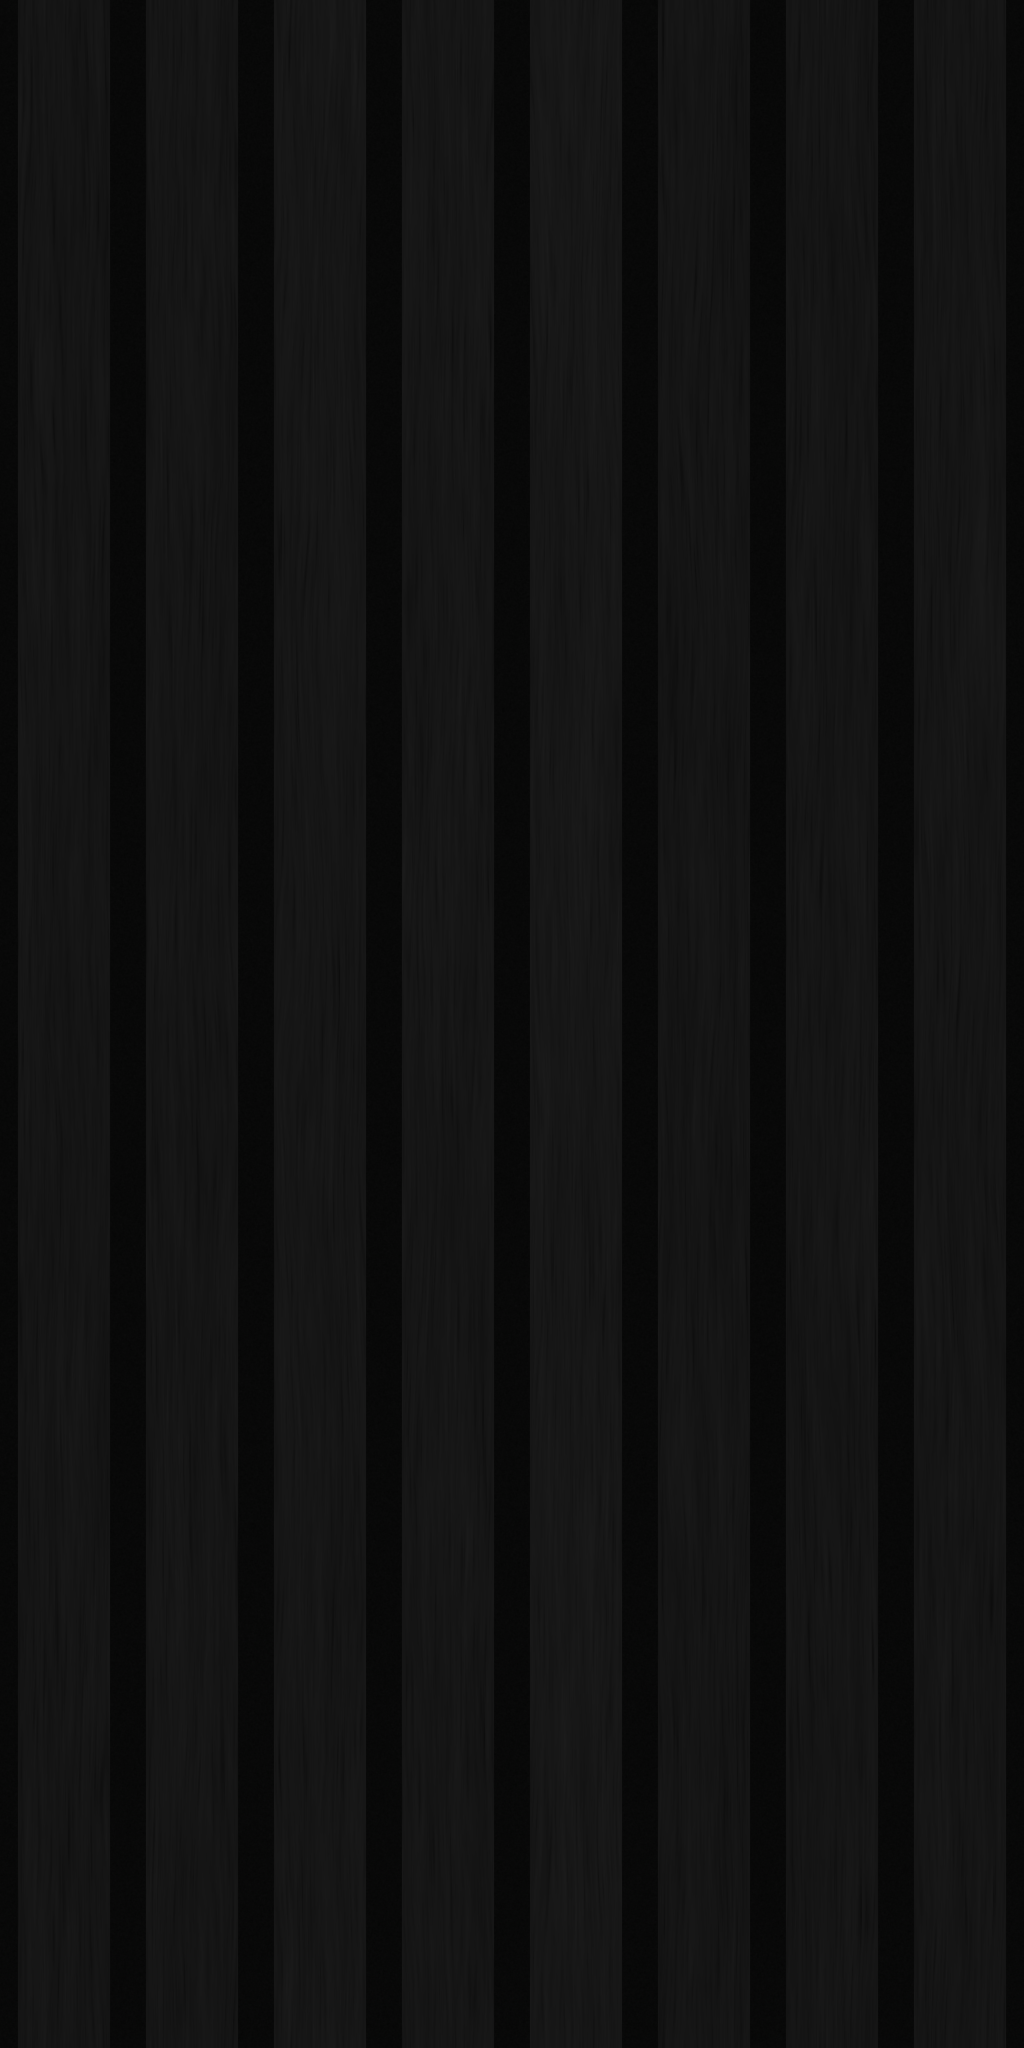

Generate this figure with Python:
from pathlib import Path
import json
import numpy as np
from PIL import Image, ImageDraw
from scipy.ndimage import gaussian_filter, map_coordinates

ROOT = Path(__file__).resolve().parent
W, H = 1024, 2048
WIDTH_MM, HEIGHT_MM = 300.0, 600.0
SLAT_MM, GAP_MM, RISE_MM = 27.0, 10.5, 5.0
rng = np.random.default_rng(19427)


def field(shape, sy, sx):
    a = gaussian_filter(rng.standard_normal(shape), (sy, sx), mode='wrap')
    return (a - a.mean()) / max(a.std(), 1e-8)


def save(name, a):
    Image.fromarray(np.uint8(np.clip(np.rint(a), 0, 255))).save(ROOT / name)


def main():
    photo = np.asarray(Image.open(ROOT / 'main.png').convert('RGB'), dtype=float)
    samples = photo[100:700, 550:1200].reshape(-1, 3)
    lum = samples.mean(axis=1)
    samples = samples[(lum > 12) & (lum < 38) & (samples.max(axis=1) - samples.min(axis=1) < 7)]
    wood_color = np.median(samples, axis=0)
    felt_color = np.array([8.0, 8.2, 8.0])
    y, x = np.mgrid[:H, :W]
    pitch_px = W // 8
    local_mm = ((x + 0.5) % pitch_px) * WIDTH_MM / W
    distance = SLAT_MM / 2 - np.abs(local_mm - (SLAT_MM + GAP_MM) / 2)
    mask = np.clip(distance / (WIDTH_MM / W) + 0.5, 0, 1)
    # The 5 mm relief sits on 5 mm felt; the small edge radius is visual, not specified.
    edge = np.clip(distance / 0.65, 0, 1)
    profile = edge * edge * (3 - 2 * edge)
    felt = field((H, W), 0.6, 0.6)
    rgb = felt_color + felt[..., None] * 0.65
    height = 5.0 + felt * 0.008
    wood = np.empty((H, W))
    relief = np.empty((H, W))
    tones = rng.normal(0, 0.9, 8)
    for slat in range(8):
        shape = (H, pitch_px)
        yy, xx = np.mgrid[:H, :pitch_px].astype(float)
        bend = field(shape, 105, 13) * 2.6 + field(shape, 32, 7) * 0.6
        coords = [yy, xx + bend]
        broad = map_coordinates(field(shape, 70, 4), coords, order=1, mode='grid-wrap')
        fibres = map_coordinates(field(shape, 24, 0.65), coords, order=1, mode='grid-wrap')
        fine = map_coordinates(field(shape, 7, 0.4), coords, order=1, mode='grid-wrap')
        pores = np.maximum(-fibres - 0.55, 0) ** 1.4
        grain = broad * 0.7 + fibres * 0.95 + fine * 0.45 - pores * 0.85
        region = slice(slat * pitch_px, (slat + 1) * pitch_px)
        wood[:, region] = grain + tones[slat]
        relief[:, region] = broad * 0.008 + fibres * 0.012 + fine * 0.004 - pores * 0.013
    rgb = rgb * (1 - mask[..., None]) + (wood_color + wood[..., None]) * mask[..., None]
    height += RISE_MM * profile + relief * profile
    # Image rows point down; OpenGL tangent-space green points up.
    dx = (np.roll(height, -1, 1) - np.roll(height, 1, 1)) / (2 * WIDTH_MM / W)
    dy = (np.roll(height, -1, 0) - np.roll(height, 1, 0)) / (2 * HEIGHT_MM / H)
    normal = np.stack((-dx, dy, np.ones_like(dx)), axis=-1)
    normal /= np.linalg.norm(normal, axis=-1, keepdims=True)
    save('texture.png', rgb)
    save('normal.png', (normal * 0.5 + 0.5) * 255)
    meta = {
        'repeatWidthIn': WIDTH_MM / 25.4,
        'repeatHeightIn': HEIGHT_MM / 25.4,
        'depthIn': 10.0 / 25.4,
        'note': 'Manufacturer spec sheet overrides photo estimates: 8 three-side black-oak-veneered slats, each 27 mm (1.063 in) wide with a 10.5 mm (0.413 in) flat felt gap on a 37.5 mm (1.476 in) pitch; 5 mm slats over 5 mm black felt give 10 mm total depth, and this tile spans 300 x 600 mm (8 pitches). Near-black oak face tones are sampled from main.png, with procedural vertical oak grain and black felt informed by the gallery; the small softened edge profile is an approximation.'
    }
    (ROOT / 'texture.json').write_text(json.dumps(meta, indent=2) + '\n')
    light = np.array([-0.45, 0.55, 0.8])
    light /= np.linalg.norm(light)
    diffuse = np.maximum(normal @ light, 0)
    albedo = np.clip(rgb / 255, 0, 1)
    linear = np.where(albedo <= 0.04045, albedo / 12.92, ((albedo + 0.055) / 1.055) ** 2.4)
    shaded = linear * (0.30 + 0.9 * diffuse[..., None])
    shaded = np.where(shaded <= 0.0031308, shaded * 12.92, 1.055 * shaded ** (1 / 2.4) - 0.055)
    color_tile = Image.fromarray(np.uint8(np.clip(np.rint(rgb), 0, 255))).resize((256, 512), Image.Resampling.LANCZOS)
    shade_tile = Image.fromarray(np.uint8(np.clip(shaded * 255, 0, 255))).resize((256, 512), Image.Resampling.LANCZOS)
    preview = Image.new('RGB', (1560, 1580), '#565656')
    for row in range(3):
        for col in range(3):
            preview.paste(color_tile, (col * 256, 44 + row * 512))
            preview.paste(shade_tile, (792 + col * 256, 44 + row * 512))
    draw = ImageDraw.Draw(preview)
    draw.text((12, 15), 'COLOR MAP / 3 x 3 / 24 slats', fill='white')
    draw.text((804, 15), 'NORMAL-MAP SHADING / UPPER-LEFT LIGHT / 3 x 3', fill='white')
    preview.save(ROOT / 'preview.png')
    print(f'Face sample RGB: {wood_color}; size {W} x {H}; 8 slats; pitch {37.5 / 25.4:.6f} in')
    for name, a in [('color', rgb), ('normal', normal * 127.5 + 127.5)]:
        print(f'{name} mean boundary deltas, x/y: {np.abs(a[:, 0] - a[:, -1]).mean():.3f} / {np.abs(a[0] - a[-1]).mean():.3f}')
    assert W / H == WIDTH_MM / HEIGHT_MM
    assert abs(8 * (SLAT_MM + GAP_MM) - WIDTH_MM) < 1e-9


if __name__ == '__main__':
    main()
